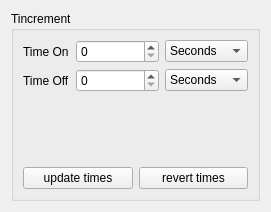
<?xml version="1.0" encoding="UTF-8"?>
<ui version="4.0">
 <class>Tincrement</class>
 <widget class="QWidget" name="Tincrement">
  <property name="geometry">
   <rect>
    <x>0</x>
    <y>0</y>
    <width>271</width>
    <height>212</height>
   </rect>
  </property>
  <property name="windowTitle">
   <string>Form</string>
  </property>
  <layout class="QVBoxLayout" name="verticalLayout_2">
   <item>
    <widget class="QGroupBox" name="timerLabel">
     <property name="title">
      <string>Tincrement</string>
     </property>
     <layout class="QVBoxLayout" name="verticalLayout">
      <item>
       <layout class="QFormLayout" name="formLayout">
        <item row="0" column="0">
         <widget class="QLabel" name="label">
          <property name="text">
           <string>Time On</string>
          </property>
         </widget>
        </item>
        <item row="1" column="0">
         <widget class="QLabel" name="label_2">
          <property name="text">
           <string>Time Off</string>
          </property>
         </widget>
        </item>
        <item row="0" column="1">
         <layout class="QHBoxLayout" name="horizontalLayout_2">
          <item>
           <widget class="QSpinBox" name="spinBox"/>
          </item>
          <item>
           <widget class="QComboBox" name="comboBox">
            <item>
             <property name="text">
              <string>Seconds</string>
             </property>
            </item>
            <item>
             <property name="text">
              <string>Minutes</string>
             </property>
            </item>
            <item>
             <property name="text">
              <string>Hours</string>
             </property>
            </item>
           </widget>
          </item>
         </layout>
        </item>
        <item row="1" column="1">
         <layout class="QHBoxLayout" name="horizontalLayout_3">
          <item>
           <widget class="QSpinBox" name="spinBox_2"/>
          </item>
          <item>
           <widget class="QComboBox" name="comboBox_2">
            <item>
             <property name="text">
              <string>Seconds</string>
             </property>
            </item>
            <item>
             <property name="text">
              <string>Minutes</string>
             </property>
            </item>
            <item>
             <property name="text">
              <string>Hours</string>
             </property>
            </item>
           </widget>
          </item>
         </layout>
        </item>
       </layout>
      </item>
      <item>
       <layout class="QHBoxLayout" name="horizontalLayout">
        <item>
         <widget class="QPushButton" name="updateBtn">
          <property name="text">
           <string>update times</string>
          </property>
         </widget>
        </item>
        <item>
         <widget class="QPushButton" name="revertBtn">
          <property name="text">
           <string>revert times</string>
          </property>
         </widget>
        </item>
       </layout>
      </item>
     </layout>
    </widget>
   </item>
  </layout>
 </widget>
 <resources/>
 <connections/>
</ui>
